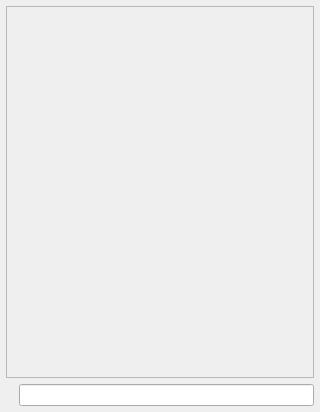
<?xml version="1.0" encoding="UTF-8"?>
<ui version="4.0">
 <class>ChatPanel</class>
 <widget class="QWidget" name="ChatPanel">
  <property name="geometry">
   <rect>
    <x>0</x>
    <y>0</y>
    <width>320</width>
    <height>412</height>
   </rect>
  </property>
  <property name="windowTitle">
   <string>Form</string>
  </property>
  <layout class="QGridLayout" name="gridLayout">
   <property name="leftMargin">
    <number>6</number>
   </property>
   <property name="topMargin">
    <number>6</number>
   </property>
   <property name="rightMargin">
    <number>6</number>
   </property>
   <property name="bottomMargin">
    <number>6</number>
   </property>
   <item row="1" column="0">
    <widget class="QLabel" name="iconLabel">
     <property name="text">
      <string/>
     </property>
     <property name="textFormat">
      <enum>Qt::RichText</enum>
     </property>
     <property name="pixmap">
      <pixmap resource="../resources/jamtaba.qrc">:/images/chat.png</pixmap>
     </property>
    </widget>
   </item>
   <item row="1" column="1">
    <widget class="QLineEdit" name="chatText"/>
   </item>
   <item row="0" column="0" colspan="2">
    <widget class="QScrollArea" name="chatScroll">
     <property name="horizontalScrollBarPolicy">
      <enum>Qt::ScrollBarAlwaysOff</enum>
     </property>
     <property name="widgetResizable">
      <bool>true</bool>
     </property>
     <widget class="QWidget" name="scrollContent">
      <property name="geometry">
       <rect>
        <x>0</x>
        <y>0</y>
        <width>306</width>
        <height>372</height>
       </rect>
      </property>
      <property name="minimumSize">
       <size>
        <width>0</width>
        <height>100</height>
       </size>
      </property>
     </widget>
    </widget>
   </item>
  </layout>
 </widget>
 <resources>
  <include location="../resources/jamtaba.qrc"/>
 </resources>
 <connections/>
</ui>
